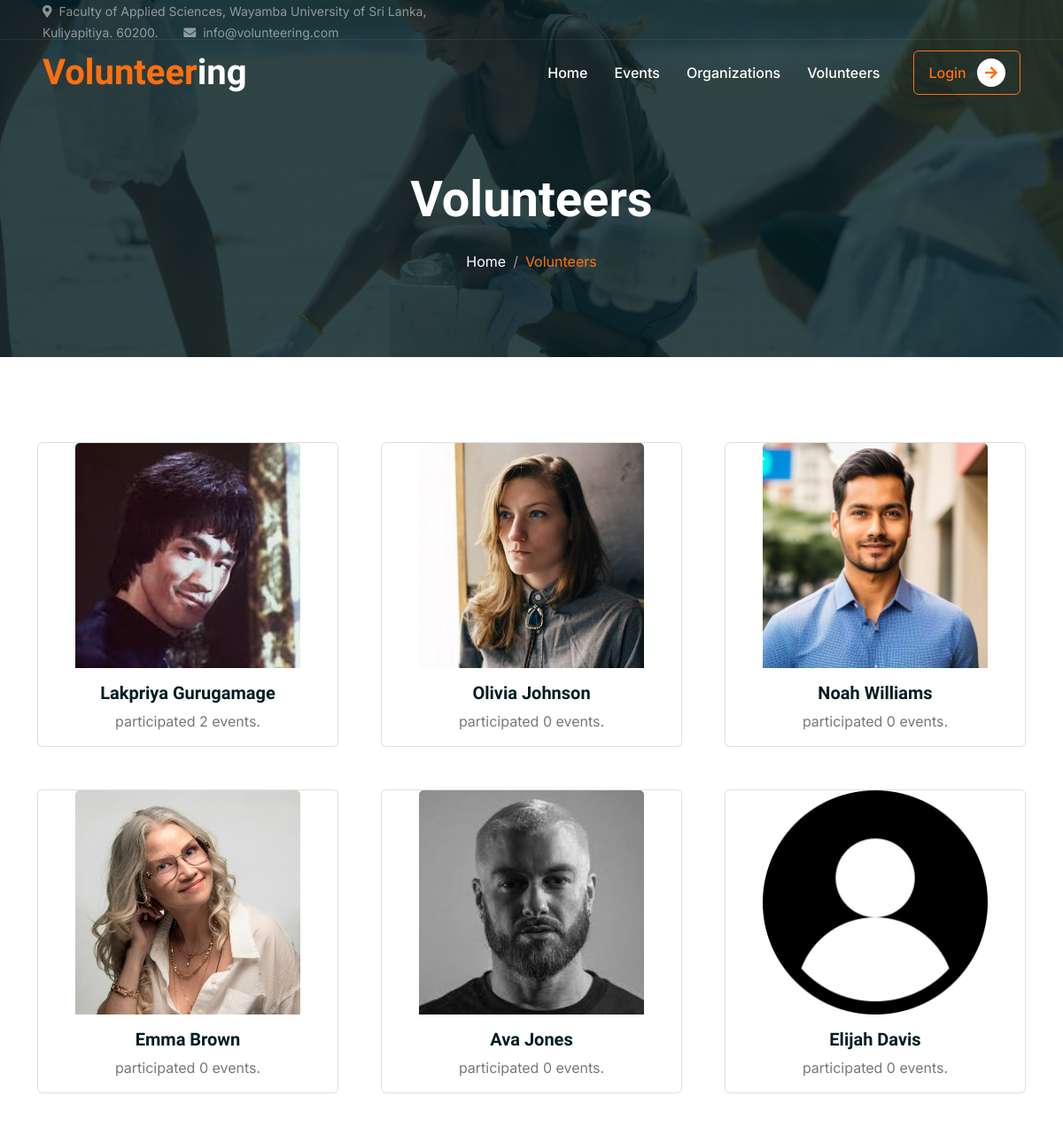
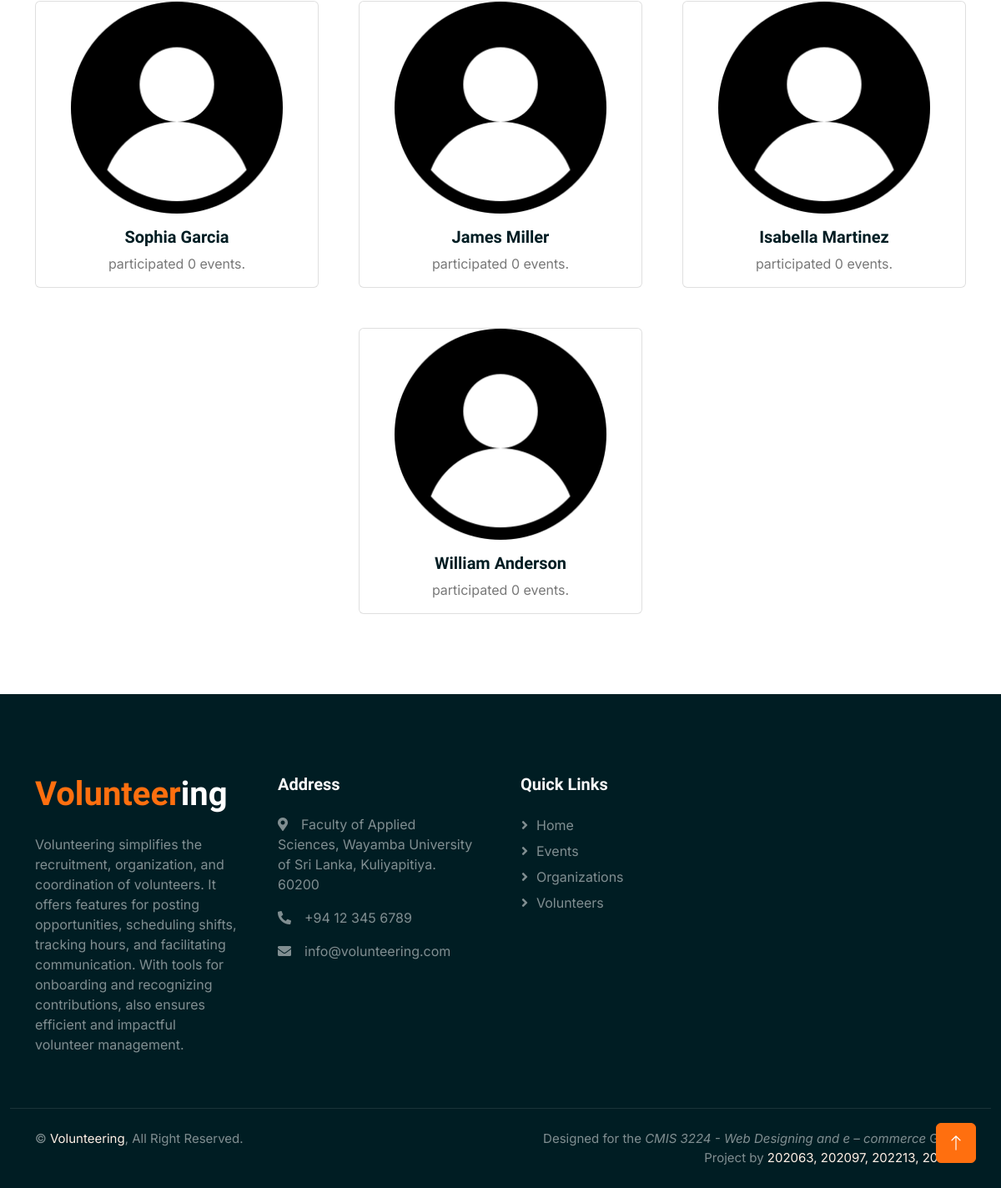
The page /volunteers.php on the database its author committed (2 pictures, top to bottom).
### tables this page shows
CREATE TABLE `user` (
  `userID` int(11) NOT NULL,
  `userName` text NOT NULL,
  `userEmail` varchar(300) NOT NULL,
  `userPassword` text NOT NULL,
  `userAddress` varchar(300) NOT NULL,
  `userNIC` varchar(12) NOT NULL,
  `userContact` varchar(10) NOT NULL,
  `userImg` text NOT NULL DEFAULT 'default/user.png',
  `userNoOfEvents` int(11) NOT NULL,
  `userRegDate` timestamp NOT NULL DEFAULT current_timestamp() ON UPDATE current_timestamp()
);

### volunteers.php (the view, shortened to what this page needs)
<?php
include_once ('includes/config.php');
$sql = "SELECT * FROM user ORDER BY userNoOfEvents DESC";
$result = mysqli_query($con, $sql);
$users = [];
if ($result->num_rows > 0) {
    while ($row = $result->fetch_assoc()) {
        $users[] = $row;
    }
}
?>
<!DOCTYPE html>
<html lang="en">
<?php include_once ('includes/header.php'); ?>
<body>
    <?php include_once ('includes/navbar.php'); ?>
    <div class="container-fluid page-header mb-5 wow fadeIn" data-wow-delay="0.1s">
        <div class="container text-center">
            <h1 class="display-4 text-white animated slideInDown mb-4">Volunteers</h1>
            <nav aria-label="breadcrumb animated slideInDown">
                <ol class="breadcrumb justify-content-center mb-0">
                    <li class="breadcrumb-item"><a class="text-white" href="index.php">Home</a></li>
                    <li class="breadcrumb-item text-primary active" aria-current="page">Volunteers</li>
                </ol>
            </nav>
        </div>
    </div>
    <div class="container-xxl py-5">
        <div class="container">
            <div class="row g-5 justify-content-center">
                <?php foreach ($users as $user): ?>
                <div class="col-lg-4 col-md-6 wow fadeInUp" data-wow-delay="0.1s">
                    <div class="card">
                        <img src="uploads/<?php echo htmlspecialchars($user['userImg']); ?>" class="card-img-top"
                            alt="<?php echo htmlspecialchars($user['userName']); ?>"
                            style="width: 75%; height: 75%; display: block; margin: 0 auto;">
                        <div class="card-body text-center">
                            <h5 class="card-title"><?php echo htmlspecialchars($user['userName']); ?></h5>
                            <p class="card-text">participated
                                <?php echo htmlspecialchars($user['userNoOfEvents']); ?> events.
                            </p>
                        </div>
                    </div>
                </div>
                <?php endforeach; ?>
            </div>
        </div>
    </div>
    <?php include_once ('includes/footer.php'); ?>
</body>
</html>

### css/style.css (style rules this page uses)
:root { --primary: #FF6F0F; --secondary: #FFF0E6; --light: #F8F8F9; --dark: #001D23; }
.page-header { padding-top: 12rem; padding-bottom: 6rem; background: linear-gradient(rgba(0, 29, 35, .8), rgba(0, 29, 35, .8)), url(../img/carousel-1.jpg) center center no-repeat; background-size: cover; }
.page-header .breadcrumb-item+.breadcrumb-item::before { color: #999999; }

### rows shown on the page
user: userImg (picture), userName "Lakpriya Gurugamage", userNoOfEvents "2"
user: userImg (picture), userName "Olivia Johnson", userNoOfEvents "0"
user: userImg (picture), userName "Noah Williams", userNoOfEvents "0"
user: userImg (picture), userName "Emma Brown", userNoOfEvents "0"
user: userImg (picture), userName "Ava Jones", userNoOfEvents "0"
user: userImg (placeholder picture), userName "Elijah Davis", userNoOfEvents "0"
user: userImg (placeholder picture), userName "Sophia Garcia", userNoOfEvents "0"
user: userImg (placeholder picture), userName "James Miller", userNoOfEvents "0"
user: userImg (placeholder picture), userName "Isabella Martinez", userNoOfEvents "0"
user: userImg (placeholder picture), userName "William Anderson", userNoOfEvents "0"
